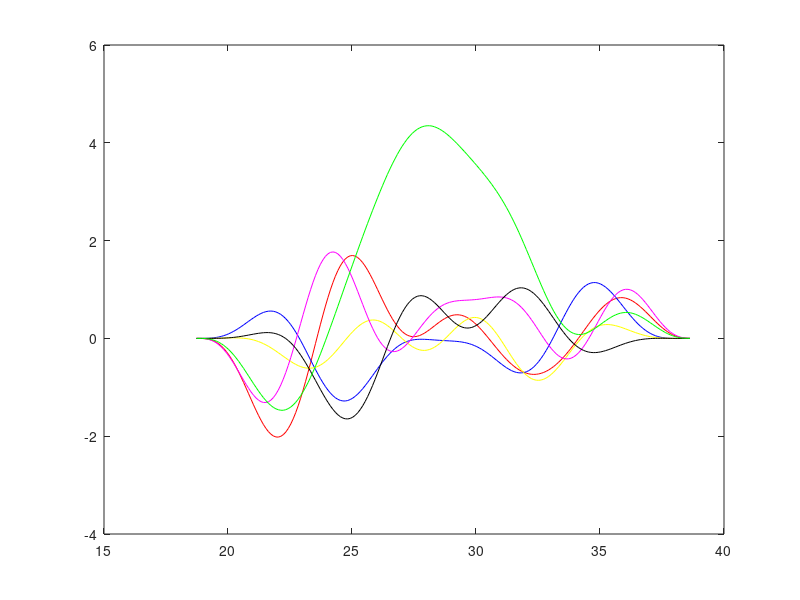
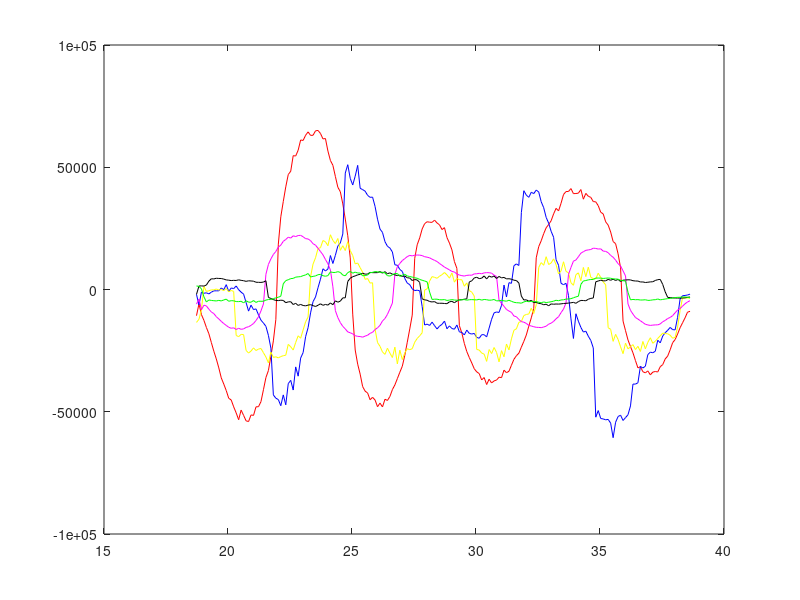

Here is the MATLAB script that generated these plots, in order:
x = load('q_filer_before_excite.mat');
data = getfield(x,'ans');
t = data(1,:);
q1 = data(2,:);
q2 = data(3,:);
q3 = data(4,:);
q4 = data(5,:);
q5 = data(6,:);
q6 = data(7,:);

figure(1);
plot(t,q1,'r');
hold on;
plot(t,q2,'b');
hold on;
plot(t,q3,'y');
hold on;
plot(t,q4,'m');
hold on;
plot(t,q5,'k');
hold on;
plot(t,q6,'g');

torque = load('t_filer_before_excite.mat');
tor = getfield(torque,'ans');
t1 = tor(2,:);
t2 = tor(3,:);
t3 = tor(4,:);
t4 = tor(5,:);
t5 = tor(6,:);
t6 = tor(7,:);
figure(2);
plot(t,t1,'r');
hold on;
plot(t,t2,'b');
hold on;
plot(t,t3,'y');
hold on;
plot(t,t4,'m');
hold on;
plot(t,t5,'k');
hold on;
plot(t,t6,'g');

